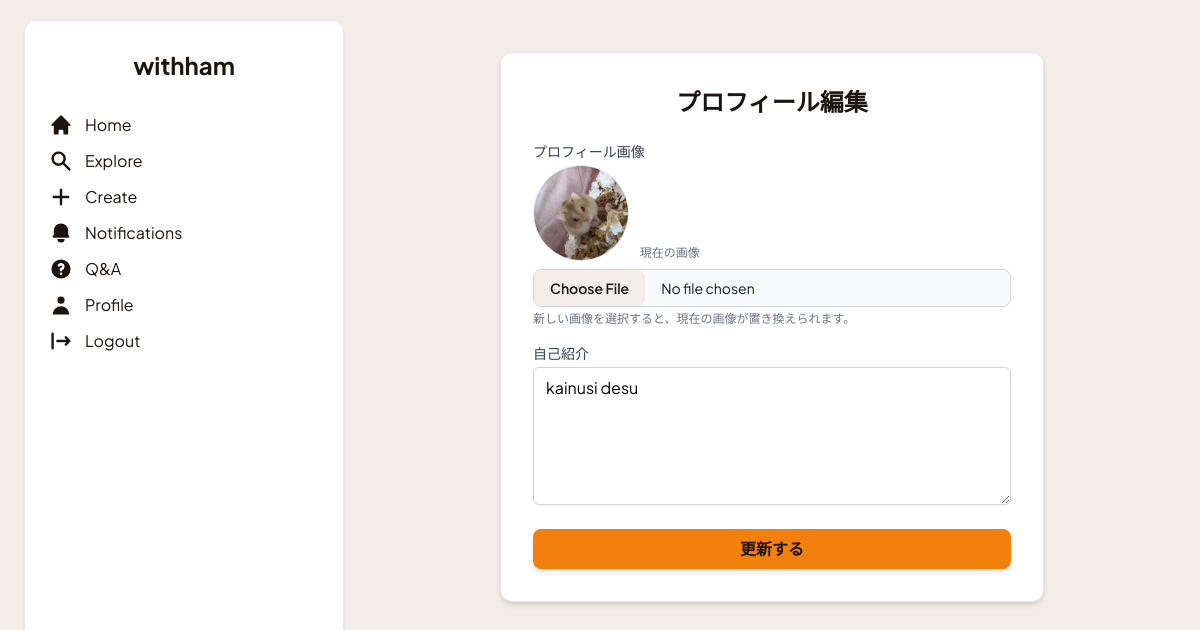
Page /profile/edit/ (signed in) on the committed database.
### withham/models.py (models this page shows, shortened)
class UserProfile(models.Model):
    user = models.OneToOneField(User, on_delete=models.CASCADE, related_name='profile')
    bio = models.TextField("自己紹介", blank=True, null=True)
    avatar = models.ImageField("プロフィール画像", upload_to='avatars/', null=True, blank=True)
    following = models.ManyToManyField(User, related_name='followers', symmetrical=False, blank=True)

### withham/views.py (the view)
# urls.py: path('profile/edit/', views.profile_edit, name='profile_edit'),
@login_required
def profile_edit(request):
    profile, created = UserProfile.objects.get_or_create(user=request.user)
    if request.method == 'POST':
        form = UserProfileForm(request.POST, request.FILES, instance=profile)
        if form.is_valid():
            form.save()
            return redirect('withham:profile_detail', pk=request.user.pk)
    else:
        form = UserProfileForm(instance=profile)
    context = {'form': form}
    return render(request, 'withham/profile_edit.html', context)

### withham/forms.py
class UserProfileForm(forms.ModelForm):
    class Meta:
        model = UserProfile
        fields = ['bio', 'avatar']
        labels = { 'bio': '自己紹介', 'avatar': 'プロフィール画像', }
        widgets = { 'bio': forms.Textarea(attrs={'rows': 5}), }

### withham/templates/withham/profile_edit.html (shortened to what this page needs)
{% extends "withham/base.html" %}
{% load static %}
{% block content %}
<div class="max-w-xl mx-auto mt-8 px-4">
    <div class="bg-white p-6 md:p-8 rounded-xl shadow-md border border-gray-200">
        <h2 class="text-2xl font-bold text-center text-[#1c140d] mb-6">プロフィール編集</h2>
        <form method="post" enctype="multipart/form-data">
            <div class="mb-4">
                <label for="{{ form.avatar.id_for_label }}" class="block text-sm font-medium text-gray-700 mb-1">{{ form.avatar.label|default:"プロフィール画像" }}</label>
                <div class="mt-1 mb-2">
                    {% if form.instance.avatar %}
                        <img src="{{ form.instance.avatar.url }}" alt="現在のプロフィール画像" class="h-24 w-24 rounded-full object-cover inline-block border border-gray-200">
                    {% else %}
                        <img src="{% static 'images/default_avatar.png' %}" class="h-24 w-24 rounded-full object-cover inline-block border border-gray-200 bg-gray-100" alt="デフォルトアバター">
                    {% endif %}
                    <span class="text-xs text-gray-500 ml-2 align-bottom">現在の画像</span>
                </div>
                <input type="file" name="{{ form.avatar.name }}" id="{{ form.avatar.id_for_label }}" accept="image/*"
                       class="mt-1 block w-full text-sm text-gray-900 border border-gray-300 rounded-lg cursor-pointer bg-gray-50 focus:outline-none file:mr-4 file:py-2 file:px-4 file:rounded-lg file:border-0 file:text-sm file:font-semibold file:bg-[#f4ede7] file:text-[#1c140d] hover:file:bg-[#e7d8c9] {% if form.avatar.errors %}border-red-500{% endif %}">
                <p class="mt-1 text-xs text-gray-500">新しい画像を選択すると、現在の画像が置き換えられます。</p>
            </div>
            <div class="mb-6">
                <label for="{{ form.bio.id_for_label }}" class="block text-sm font-medium text-gray-700 mb-1">{{ form.bio.label|default:"自己紹介" }}</label>
                <textarea name="{{ form.bio.name }}" id="{{ form.bio.id_for_label }}"
                          class="mt-1 block w-full rounded-md border-gray-300 shadow-sm focus:border-[#f2800d] focus:ring focus:ring-[#f2800d] focus:ring-opacity-50 {% if form.bio.errors %}border-red-500{% endif %}"
                          rows="5">{{ form.bio.value|default_if_none:"" }}</textarea>
            </div>
            <div class="mt-6">
                <button type="submit"
                        class="w-full py-2 px-4 bg-[#f2800d] hover:opacity-90 text-[#1c140d] font-semibold rounded-lg shadow-md focus:outline-none focus:ring-2 focus:ring-[#f2800d] focus:ring-offset-2 focus:ring-offset-white">
                    更新する
                </button>
            </div>
        </form>
    </div>
</div>
{% endblock %}

### rows in the picture
UserProfile: instance.avatar (picture), bio "kainusi desu"
